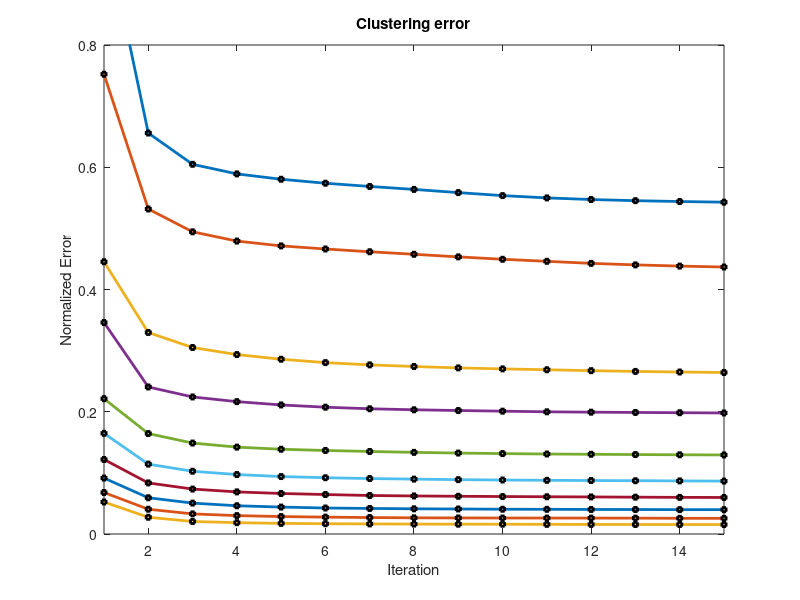

The MATLAB script that drew this image: (Note: this script raises an error after producing the figure.)
clc;
clear all;
close all;

abcissa = 1:50;

data32 = [
    1,
    0.65598737,
    0.604828266,
    0.589124458,
    0.580374802,
    0.573858788,
    0.568592773,
    0.563756969,
    0.558527124,
    0.553601807,
    0.549864539,
    0.547209873,
    0.545322034,
    0.543935283,
    0.542862408,
    0.541972142,
    0.541117565,
    0.540282343,
    0.539514137,
    0.538828318,
    0.538104988,
    0.537326092,
    0.536486548,
    0.535619641,
    0.534825413,
    0.534077443,
    0.533347207,
    0.53270088,
    0.532024048,
    0.531341972,
    0.530648186,
    0.529945873,
    0.529229349,
    0.528481699,
    0.527789054,
    0.527115145,
    0.526374541,
    0.525548087,
    0.524750816,
    0.523941776,
    0.523233839,
    0.522480965,
    0.521797087,
    0.52113863,
    0.5204399,
    0.519732103,
    0.519026528,
    0.518291428,
    0.517531368,
    0.516759178];
    
data64 = [
    0.752186248,
    0.531687474,
    0.494371119,
    0.479231191,
    0.471360472,
    0.466272523,
    0.461742228,
    0.457613801,
    0.453378266,
    0.449456087,
    0.446130055,
    0.442746235,
    0.440293415,
    0.438309456,
    0.436775385,
    0.435434091,
    0.434350267,
    0.433334719,
    0.432480262,
    0.431581769,
    0.430802734,
    0.430035408,
    0.429238538,
    0.428512206,
    0.427788516,
    0.427049613,
    0.426331908,
    0.425640604,
    0.424975542,
    0.424273589,
    0.423640473,
    0.423015583,
    0.422439373,
    0.421847971,
    0.421235571,
    0.420674654,
    0.420198626,
    0.419703322,
    0.419171028,
    0.418614774,
    0.418067207,
    0.417483611,
    0.417001878,
    0.416608618,
    0.416154187,
    0.415730962,
    0.415313061,
    0.414887174,
    0.41445328,
    0.413951751];
    
data128 = [
    0.445393174,
    0.32967926,
    0.305149734,
    0.293556259,
    0.285890807,
    0.280383015,
    0.276707757,
    0.27403844,
    0.271749253,
    0.27012657,
    0.268723866,
    0.267186012,
    0.265987094,
    0.265015782,
    0.264221394,
    0.263577368,
    0.263045515,
    0.262594527,
    0.262176646,
    0.261781404,
    0.261375072,
    0.2609923,
    0.260662711,
    0.260364068,
    0.260046989,
    0.259684714,
    0.25936201,
    0.259090189,
    0.258888204,
    0.258687801,
    0.258353788,
    0.258234331,
    0.258114053,
    0.258011309,
    0.257928701,
    0.257859985,
    0.257769291,
    0.257659942,
    0.257545909,
    0.257427613,
    0.257305593,
    0.257182273,
    0.257066899,
    0.256964455,
    0.256858028,
    0.256747358,
    0.256620074,
    0.256519372,
    0.25645514,
    0.25638196];
    
data256 = [
    0.346009779,
    0.240530172,
    0.224209381,
    0.216562424,
    0.211132656,
    0.207429836,
    0.204880256,
    0.203233693,
    0.202005812,
    0.200942965,
    0.19990636,
    0.199312916,
    0.198854001,
    0.198429095,
    0.198008352,
    0.197689351,
    0.197353838,
    0.19702489,
    0.196695201,
    0.196389972,
    0.19608164,
    0.195812221,
    0.195580371,
    0.195370821,
    0.195091413,
    0.194832722,
    0.194567525,
    0.194359055,
    0.19419292,
    0.194065356,
    0.193961471,
    0.193894937,
    0.193843135,
    0.193784046,
    0.193721956,
    0.193639569,
    0.193581221,
    0.193510323,
    0.193454718,
    0.193395129,
    0.193311501,
    0.19324897,
    0.193211319,
    0.193201812,
    0.193203193,
    0.1931881,
    0.193168785,
    0.193157075,
    0.193141662,
    0.193127751];
    
data512 = [
    0.22136436,
    0.164320056,
    0.148806784,
    0.142124774,
    0.138670016,
    0.136635837,
    0.13502008,
    0.133574381,
    0.132416496,
    0.131540362,
    0.130867053,
    0.130404896,
    0.129970782,
    0.12960052,
    0.12934297,
    0.129165685,
    0.129041143,
    0.128925709,
    0.128773665,
    0.128691158,
    0.128601125,
    0.128512592,
    0.128413972,
    0.128325059,
    0.128245875,
    0.128059082,
    0.127927695,
    0.127855036,
    0.127743925,
    0.127652931,
    0.127593062,
    0.127551508,
    0.127490819,
    0.127471083,
    0.127461395,
    0.127453348,
    0.127458733,
    0.127452628,
    0.127429009,
    0.127428608,
    0.127416558,
    0.127409873,
    0.127384712,
    0.127346161,
    0.127333431,
    0.127326765,
    0.127305508,
    0.127288174,
    0.127287693,
    0.127278186];
    
data1024 = [
    0.164747305,
    0.114310609,
    0.102642073,
    0.097283482,
    0.093985112,
    0.092082581,
    0.090722091,
    0.089777721,
    0.088921743,
    0.088321533,
    0.087829632,
    0.087480988,
    0.087176599,
    0.086847891,
    0.086558395,
    0.086325025,
    0.086048219,
    0.085913329,
    0.085796354,
    0.085692609,
    0.085610082,
    0.085578977,
    0.085499972,
    0.085373529,
    0.08531356,
    0.085249248,
    0.085205032,
    0.085147565,
    0.085089878,
    0.085089938,
    0.085075646,
    0.085102148,
    0.085126868,
    0.085127889,
    0.085123185,
    0.085074825,
    0.084999804,
    0.084961373,
    0.084939935,
    0.08489688,
    0.084873801,
    0.084827043,
    0.084775041,
    0.084744156,
    0.084731045,
    0.084721077,
    0.084715192,
    0.08465166,
    0.084648398,
    0.084657185,
];

data2048 = [
    0.121952162,
    0.083571039,
    0.073532251,
    0.068876434,
    0.066291366,
    0.064573485,
    0.062992175,
    0.062233296,
    0.061729746,
    0.061294891,
    0.060939201,
    0.060640017,
    0.060261848,
    0.059961543,
    0.059769787,
    0.059661459,
    0.059542121,
    0.059424886,
    0.05927034,
    0.05920919,
    0.059146599,
    0.059102443,
    0.059049219,
    0.059020416,
    0.058996917,
    0.058937668,
    0.058865389,
    0.058809244,
    0.058748634,
    0.05866965,
    0.058647692,
    0.058622071,
    0.058605117,
    0.058613904,
    0.058603216,
    0.05862121,
    0.058617087,
    0.058622892,
    0.058616426,
    0.058625053,
    0.058629477,
    0.05862119,
    0.058624593,
    0.058621751,
    0.058628376,
    0.05860832,
    0.058614765,
    0.058577575,
    0.058550593,
    0.05852237];
    
data4096 = [
    0.091506451,
    0.059306449,
    0.050544263,
    0.046202562,
    0.044059714,
    0.042516355,
    0.041816164,
    0.041224642,
    0.040923276,
    0.040521408,
    0.040395626,
    0.040140998,
    0.0400449,
    0.039859168,
    0.039842915,
    0.039650258,
    0.039659445,
    0.039483542,
    0.039503598,
    0.039365366,
    0.039374133,
    0.039253074,
    0.03929761,
    0.039167925,
    0.039258619,
    0.039177592,
    0.039221268,
    0.039120666,
    0.039218926,
    0.039103712,
    0.039177432,
    0.039050869,
    0.03911372,
    0.039008915,
    0.039056994,
    0.038960055,
    0.039048387,
    0.038949046,
    0.039031814,
    0.038911776,
    0.039006253,
    0.038923565,
    0.03897845,
    0.03887971,
    0.038971164,
    0.038876967,
    0.038967081,
    0.038858392,
    0.038947205,
    0.038878689];

data8192 = [
    0.067872535,
    0.040529955,
    0.03292171,
    0.030087319,
    0.028512134,
    0.027621327,
    0.026930284,
    0.026492987,
    0.026285298,
    0.026176549,
    0.026101288,
    0.026026687,
    0.025961454,
    0.025676862,
    0.0256011,
    0.025291327,
    0.025240386,
    0.025121489,
    0.025064582,
    0.02497549,
    0.024862617,
    0.024797024,
    0.024735214,
    0.024668679,
    0.024636933,
    0.024564314,
    0.024531307,
    0.024490054,
    0.02447308,
    0.024412691,
    0.024378463,
    0.024371177,
    0.024372998,
    0.024364651,
    0.024366853,
    0.024360068,
    0.024363911,
    0.024357786,
    0.024361028,
    0.024354963,
    0.024358706,
    0.02435114,
    0.024354083,
    0.024347077,
    0.02435126,
    0.024345936,
    0.024349739,
    0.024343914,
    0.024348078,
    0.024342413];
    
data16384 = [
    0.052400297,
    0.027408274,
    0.020481344,
    0.018546046,
    0.017361179,
    0.016814313,
    0.016520574,
    0.016200993,
    0.016055675,
    0.015969244,
    0.015800587,
    0.015636333,
    0.015563914,
    0.0155232,
    0.015474541,
    0.015433287,
    0.015344995,
    0.015304642,
    0.015261547,
    0.015195013,
    0.015177158,
    0.015135664,
    0.015072613,
    0.015038445,
    0.015019249,
    0.014991707,
    0.014963704,
    0.014935961,
    0.014918627,
    0.014904496,
    0.014884239,
    0.014871109,
    0.014851673,
    0.01482387,
    0.014804354,
    0.014790363,
    0.014776271,
    0.014764001,
    0.014748689,
    0.014731134,
    0.014720105,
    0.014703832,
    0.014697287,
    0.014678051,
    0.014666382,
    0.014655553,
    0.014631653,
    0.014608695,
    0.014594743,
    0.014577909];

markersize = 3;
limit = 15;
    
hold all;
axis([1,15,0,0.8]);
axis on;
plot(abcissa(1:limit), data32(1:limit), '-s', 'LineWidth',2, 'MarkerEdgeColor','k', 'MarkerSize', markersize);
plot(abcissa(1:limit), data64(1:limit), '-s', 'LineWidth',2, 'MarkerEdgeColor','k', 'MarkerSize', markersize);
plot(abcissa(1:limit), data128(1:limit), '-s', 'LineWidth',2, 'MarkerEdgeColor','k', 'MarkerSize', markersize);
plot(abcissa(1:limit), data256(1:limit), '-s', 'LineWidth',2, 'MarkerEdgeColor','k', 'MarkerSize', markersize);
plot(abcissa(1:limit), data512(1:limit), '-s', 'LineWidth',2, 'MarkerEdgeColor','k', 'MarkerSize', markersize);
plot(abcissa(1:limit), data1024(1:limit), '-s', 'LineWidth',2, 'MarkerEdgeColor','k', 'MarkerSize', markersize);
plot(abcissa(1:limit), data2048(1:limit), '-s', 'LineWidth',2, 'MarkerEdgeColor','k', 'MarkerSize', markersize);
plot(abcissa(1:limit), data4096(1:limit), '-s', 'LineWidth',2, 'MarkerEdgeColor','k', 'MarkerSize', markersize);
plot(abcissa(1:limit), data8192(1:limit), '-s', 'LineWidth',2, 'MarkerEdgeColor','k', 'MarkerSize', markersize);
plot(abcissa(1:limit), data16384(1:limit), '-s', 'LineWidth',2, 'MarkerEdgeColor','k', 'MarkerSize', markersize);

set(gca, 'Box', 'on');

cd('../plot2svg');
title('Clustering error')
xlabel('Iteration');
ylabel('Normalized Error');
plot2svg('../clustering/clustering_error.svg');
cd('../clustering');
